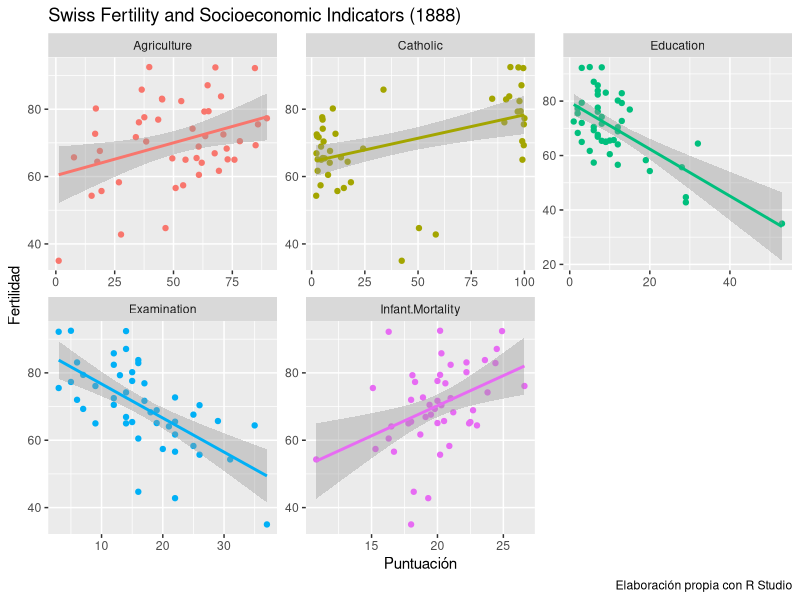

Reproduce this figure in R.
## ---- chunk 1
knitr::opts_chunk$set(echo = TRUE)
## ---- chunk 2
library(tidyverse)
library(caret)
# Load the data
data("swiss")
# Inspect the data
sample_n(swiss, 3)

## ---- chunk 3
swiss%>%pivot_longer(cols=c("Agriculture","Examination","Education","Catholic","Infant.Mortality"))%>%ggplot(aes(value,Fertility,color=name))+geom_point()+facet_wrap(~name,scales = "free")+geom_smooth(method = "lm")+guides(color=FALSE)+labs(caption="Elaboración propia con R Studio",x="Puntuación",y="Fertilidad",title="Swiss Fertility and Socioeconomic Indicators (1888)")
## ---- chunk 4
# Split the data into training and test set
set.seed(123)
training.samples <- swiss$Fertility %>%
  createDataPartition(p = 0.8, list = FALSE)
train.data  <- swiss[training.samples, ]
test.data <- swiss[-training.samples, ]
# Build the model
model <- lm(Fertility ~., data = train.data)
# Make predictions and compute the R2, RMSE and MAE
predictions <- model %>% predict(test.data)
data.frame( R2 = R2(predictions, test.data$Fertility),
            RMSE = RMSE(predictions, test.data$Fertility),
            MAE = MAE(predictions, test.data$Fertility))
## ---- chunk 5
RMSE(predictions, test.data$Fertility)/mean(test.data$Fertility)
## ---- chunk 6
# Define training control
train.control <- trainControl(method = "LOOCV")
# Train the model
model <- train(Fertility ~., data = swiss, method = "lm",
               trControl = train.control)
# Summarize the results
print(model)
## ---- chunk 7
# Define training control
set.seed(123) 
train.control <- trainControl(method = "cv", number = 10)
# Train the model
model <- train(Fertility ~., data = swiss, method = "lm",
               trControl = train.control)
# Summarize the results
print(model)
## ---- chunk 8
# Define training control
set.seed(123)
train.control <- trainControl(method = "repeatedcv", 
                              number = 10, repeats = 3)
# Train the model
model <- train(Fertility ~., data = swiss, method = "lm",
               trControl = train.control)
# Summarize the results
print(model)
